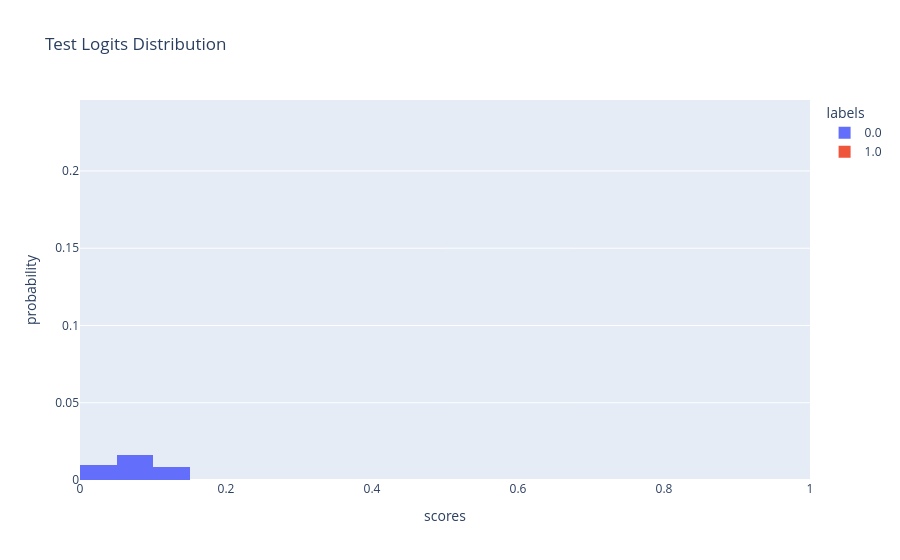
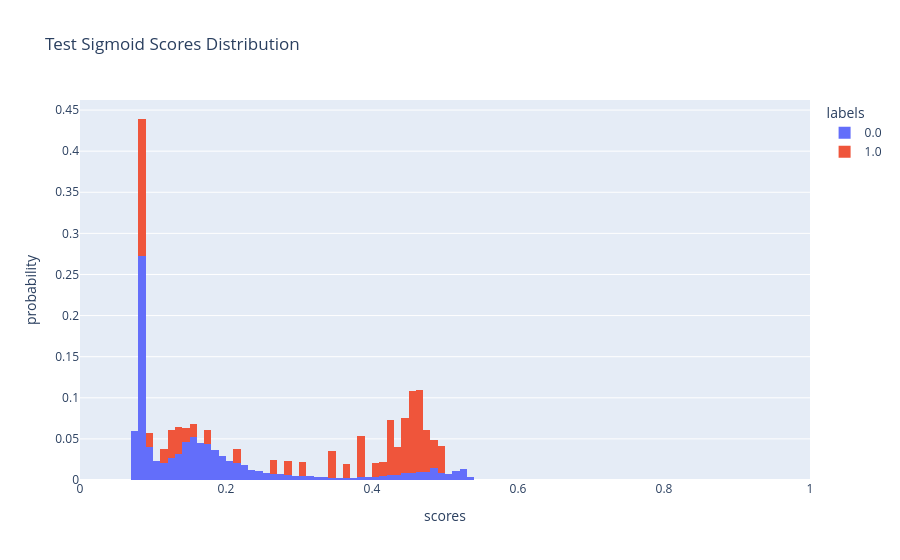
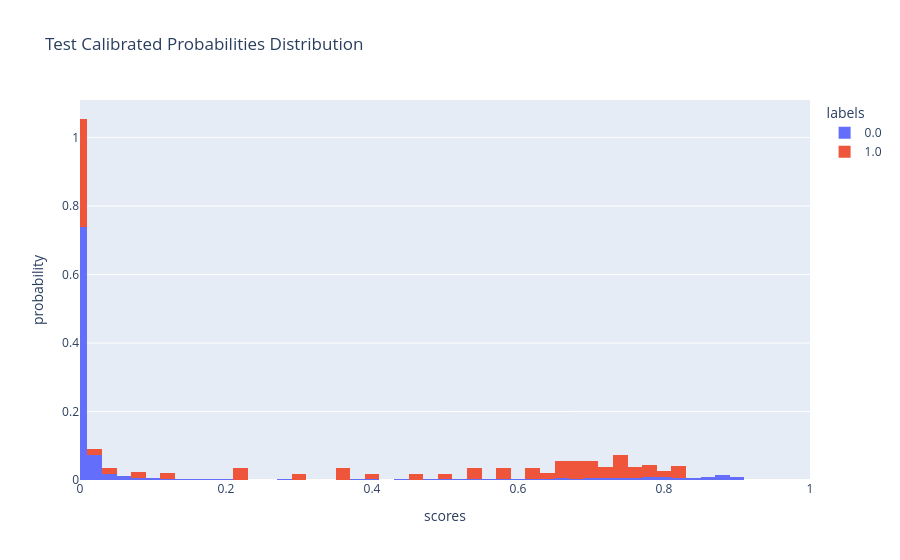

Here is the notebook cell these charts were saved with, in order:
### Code cell
# Visualize test set outputs
plot_outputs_distribution(test_logits, test_labels, title="Test Logits Distribution")
plot_outputs_distribution(torch.sigmoid(torch.tensor(test_logits)).numpy(), test_labels, title="Test Sigmoid Scores Distribution")
plot_outputs_distribution(test_probs_calibrated, test_labels, title="Test Calibrated Probabilities Distribution")

### Figure 1 — Plotly figure (JSON) as saved in the notebook; plotly's stock layout.template omitted (floating-point values rounded to 4 significant figures; data arrays with more than 128 entries replaced by an {"elided": "..."} marker saying what was removed)
{"data": [{"bingroup": "x", "histnorm": "probability", "hovertemplate": "labels=0.0<br>scores=%{x}<br>probability=%{y}<extra></extra>", "legendgroup": "0.0", "marker": {"color": "#636efa", "pattern": {"shape": ""}}, "name": "0.0", "orientation": "v", "showlegend": true, "type": "histogram", "x": {"elided": "10919 float values"}, "xaxis": "x", "yaxis": "y"}, {"bingroup": "x", "histnorm": "probability", "hovertemplate": "labels=1.0<br>scores=%{x}<br>probability=%{y}<extra></extra>", "legendgroup": "1.0", "marker": {"color": "#EF553B", "pattern": {"shape": ""}}, "name": "1.0", "orientation": "v", "showlegend": true, "type": "histogram", "x": [-0.9027, -0.8097, -1.026, -0.6333, -0.2188, -0.2884, -0.01115, -0.0126, -0.1665, -0.3961, -0.1998, -0.07381, -0.1092, -0.2191, -0.4849, -0.252, -0.06282, -0.2553, -0.548, -0.6246, -0.4519, -0.4876, -0.3202, -0.1325, -0.2836, -0.1847, -0.1816, -0.1804, -0.0881, -0.1048, -0.2029, -0.161, -0.3484, -0.1302, -0.1294, -0.1411, -0.3158, -0.1442, -0.1276, -0.2359, -1.815, -1.52, -1.703, -1.289, -1.932, -2.371, -2.356, -1.836, -2.24, -2.396, -2.368, -1.948, -2.372, -2.433, -2.357, -2.036, -2.391, -2.439, -2.352, -1.821], "xaxis": "x", "yaxis": "y"}], "layout": {"barmode": "stack", "legend": {"title": {"text": "labels"}, "tracegroupgap": 0}, "title": {"text": "Test Logits Distribution"}, "xaxis": {"anchor": "y", "domain": [0, 1], "range": [0, 1], "title": {"text": "scores"}}, "yaxis": {"anchor": "x", "domain": [0, 1], "title": {"text": "probability"}}}}

### Figure 2 — Plotly figure (JSON) as saved in the notebook; plotly's stock layout.template omitted (floating-point values rounded to 4 significant figures; data arrays with more than 128 entries replaced by an {"elided": "..."} marker saying what was removed)
{"data": [{"bingroup": "x", "histnorm": "probability", "hovertemplate": "labels=0.0<br>scores=%{x}<br>probability=%{y}<extra></extra>", "legendgroup": "0.0", "marker": {"color": "#636efa", "pattern": {"shape": ""}}, "name": "0.0", "orientation": "v", "showlegend": true, "type": "histogram", "x": {"elided": "10919 float values"}, "xaxis": "x", "yaxis": "y"}, {"bingroup": "x", "histnorm": "probability", "hovertemplate": "labels=1.0<br>scores=%{x}<br>probability=%{y}<extra></extra>", "legendgroup": "1.0", "marker": {"color": "#EF553B", "pattern": {"shape": ""}}, "name": "1.0", "orientation": "v", "showlegend": true, "type": "histogram", "x": [0.2885, 0.308, 0.264, 0.3468, 0.4455, 0.4284, 0.4972, 0.4968, 0.4585, 0.4022, 0.4502, 0.4816, 0.4727, 0.4454, 0.3811, 0.4373, 0.4843, 0.4365, 0.3663, 0.3487, 0.3889, 0.3805, 0.4206, 0.4669, 0.4296, 0.454, 0.4547, 0.455, 0.478, 0.4738, 0.4494, 0.4598, 0.4138, 0.4675, 0.4677, 0.4648, 0.4217, 0.464, 0.4681, 0.4413, 0.14, 0.1795, 0.1541, 0.2161, 0.1266, 0.08543, 0.08662, 0.1375, 0.09618, 0.0835, 0.08565, 0.1248, 0.08537, 0.08069, 0.08653, 0.1155, 0.0839, 0.08022, 0.08693, 0.1393], "xaxis": "x", "yaxis": "y"}], "layout": {"barmode": "stack", "legend": {"title": {"text": "labels"}, "tracegroupgap": 0}, "title": {"text": "Test Sigmoid Scores Distribution"}, "xaxis": {"anchor": "y", "domain": [0, 1], "range": [0, 1], "title": {"text": "scores"}}, "yaxis": {"anchor": "x", "domain": [0, 1], "title": {"text": "probability"}}}}

### Figure 3 — Plotly figure (JSON) as saved in the notebook; plotly's stock layout.template omitted (floating-point values rounded to 4 significant figures; data arrays with more than 128 entries replaced by an {"elided": "..."} marker saying what was removed)
{"data": [{"bingroup": "x", "histnorm": "probability", "hovertemplate": "labels=0.0<br>scores=%{x}<br>probability=%{y}<extra></extra>", "legendgroup": "0.0", "marker": {"color": "#636efa", "pattern": {"shape": ""}}, "name": "0.0", "orientation": "v", "showlegend": true, "type": "histogram", "x": {"elided": "10919 float values"}, "xaxis": "x", "yaxis": "y"}, {"bingroup": "x", "histnorm": "probability", "hovertemplate": "labels=1.0<br>scores=%{x}<br>probability=%{y}<extra></extra>", "legendgroup": "1.0", "marker": {"color": "#EF553B", "pattern": {"shape": ""}}, "name": "1.0", "orientation": "v", "showlegend": true, "type": "histogram", "x": [0.07638, 0.1122, 0.04507, 0.2204, 0.6521, 0.577, 0.8287, 0.8277, 0.7041, 0.4549, 0.6715, 0.7842, 0.7556, 0.6518, 0.3575, 0.6171, 0.7925, 0.6135, 0.2944, 0.2273, 0.3929, 0.3547, 0.5413, 0.7354, 0.5824, 0.6866, 0.6896, 0.6907, 0.7729, 0.7593, 0.6684, 0.7094, 0.5092, 0.7374, 0.7381, 0.7277, 0.5463, 0.7249, 0.7397, 0.6342, 0.001283, 0.004918, 0.00214, 0.01399, 0.0007541, 0.0001018, 0.0001091, 0.001166, 0.0001845, 9.082e-05, 0.0001031, 0.0007002, 0.0001014, 7.66e-05, 0.0001085, 0.0004698, 9.297e-05, 7.442e-05, 0.000111, 0.001248], "xaxis": "x", "yaxis": "y"}], "layout": {"barmode": "stack", "legend": {"title": {"text": "labels"}, "tracegroupgap": 0}, "title": {"text": "Test Calibrated Probabilities Distribution"}, "xaxis": {"anchor": "y", "domain": [0, 1], "range": [0, 1], "title": {"text": "scores"}}, "yaxis": {"anchor": "x", "domain": [0, 1], "title": {"text": "probability"}}}}
